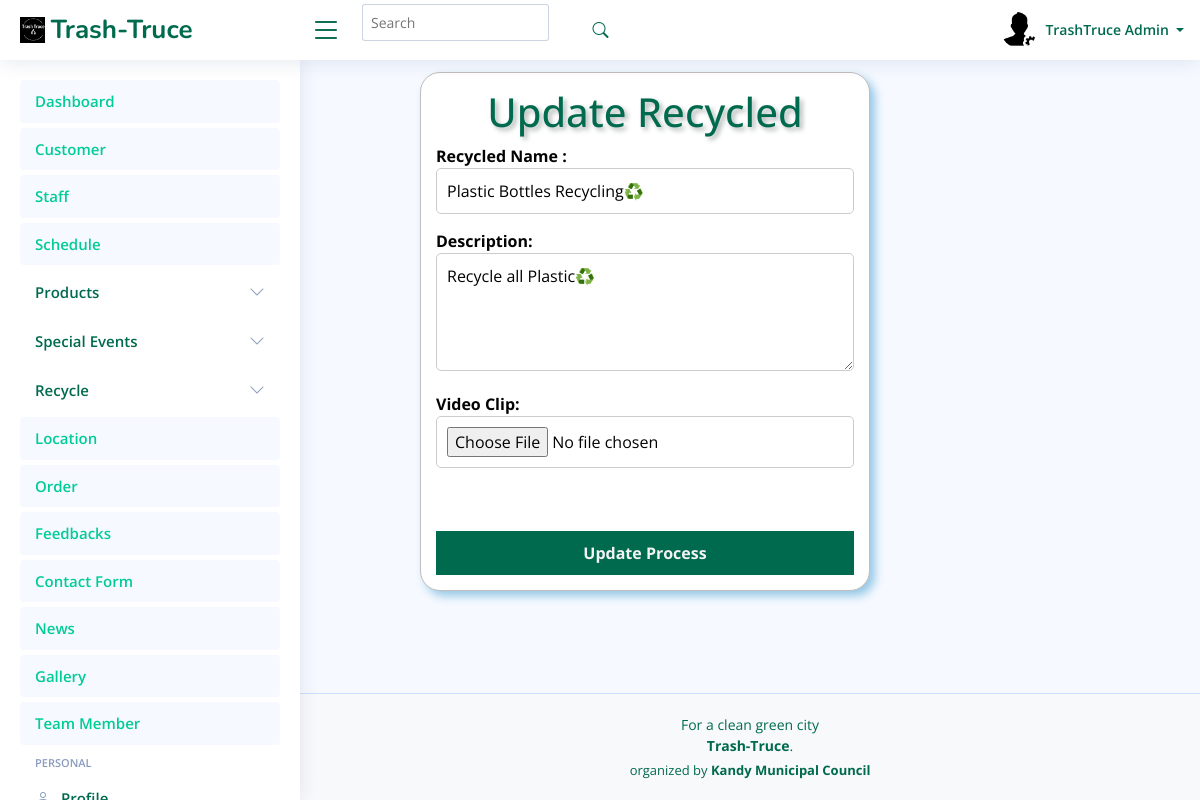
The page /admin_TrashTruce/EditRecycle.php?id=2 on the database its author committed.
### tables this page shows
CREATE TABLE `recycling_process` (
  `ID` int(11) NOT NULL,
  `Process_Name` text NOT NULL,
  `Process_Des` text NOT NULL,
  `Process_Vid` text NOT NULL
);

### FO/admin.php (called while the page is built, shortened)
<?php
class admin
{
    public static function GetAdmin($ID)
    {
        try {
            $query = "SELECT `ID`, `Full_Name`, `Image`, `About`, `Job`, `Address`, `Phone`, `Email`, `password` FROM `admin` WHERE `ID` = :ID ";
            $conn = Conn::GetConnection();
            $st = $conn->prepare($query);
            $st->bindValue(":ID", $ID, PDO::PARAM_INT);
            $st->execute();
            $r = $st->fetch(PDO::FETCH_ASSOC);
            if ($r) {
                $admin = new admin();
                $admin->ID = $r['ID'];
                $admin->fullname = $r['Full_Name'];
                $admin->image = $r['Image'];
                $admin->about = $r['About'];
                $admin->job = $r['Job'];
                $admin->address = $r['Address'];
                $admin->phone = $r['Phone'];
                $admin->email = $r['Email'];
                $admin->password = $r['password'];
                return $admin;
            }
            return null;
        } catch (Exception $th) {
            throw $th;
        }
    }
}
?>

### FO/Recycle.php (called while the page is built, shortened)
<?php
class Recycle
{
public static function GetProcess($pID)
    {
        try {
            $query = "SELECT `ID`, `Process_Name`, `Process_Des`, `Process_Vid` FROM `recycling_process`
                      WHERE `ID` = :ID";
            $conn = Conn::GetConnection();
            $st = $conn->prepare($query);
            $st->bindValue(":ID", $pID, PDO::PARAM_INT);
            $st->execute();
            $r = $st->fetch(PDO::FETCH_ASSOC);
            if ($r) {
                $process = new Recycle();
                $process->pID = $r['ID'];
                $process->pname = $r['Process_Name'];
                $process->pdesc = $r['Process_Des'];
                $process->pvid = $r['Process_Vid'];
                return $process;
            }
            return null;
        } catch (Exception $th) {
            throw $th;
        }
    }
}

### admin_TrashTruce/EditRecycle.php (the view, shortened to what this page needs)
<?php
include('../FO/Recycle.php');
?>
<!DOCTYPE html>
<html lang="en">
<head>
    <link rel="stylesheet" href="assets/css/AddP.css">
</head>
<body>
    <div>
        <?php
           include "Header.php";
         ?>;
     </div>
     <div class="main">
<div class="AddProduct">
        <h1>Update Recycled</h1>
            <form action="" method="post" enctype="multipart/form-data">
            <?php
            if (isset($_GET['id'])) {
                $process_id = $_GET['id'];
                $process = Recycle::GetProcess($process_id);
                if ($process) {
            ?>
                Recycled Name :
                <input type="text" name="PName" value="<?php echo $process->pname; ?>"><br>
                Description:
                <textarea name="PDes" cols="21" rows="4"><?php echo $process->pdesc; ?></textarea><br>
                Video Clip:
                <input type="file" name="PVid"><br><br><br>
                <?php
                }
            }
            ?>
                <button class="btnAddProduct" type="submit" name="UpdateProcess">Update Process</button>
            </form>
</div>
</div>
  <div>
  </div>
</body>
</html>

### admin_TrashTruce/Header.php (shortened to what this page needs)
<?php
include_once('../FO/admin.php');
?>
<!DOCTYPE html>
<html lang="en">
<head>
  <link href="assets/vendor/bootstrap/css/bootstrap.min.css" rel="stylesheet">
  <link href="assets/vendor/bootstrap-icons/bootstrap-icons.css" rel="stylesheet">
  <link href="assets/vendor/boxicons/css/boxicons.min.css" rel="stylesheet">
  <link href="assets/vendor/quill/quill.snow.css" rel="stylesheet">
  <link href="assets/vendor/quill/quill.bubble.css" rel="stylesheet">
  <link href="assets/vendor/remixicon/remixicon.css" rel="stylesheet">
  <link href="assets/vendor/simple-datatables/style.css" rel="stylesheet">
  <link href="assets/css/style.css" rel="stylesheet">
</head>
<body>
  <header id="header" class="header fixed-top d-flex align-items-center">
    <div class="d-flex align-items-center justify-content-between">
      <a href="index.html" class="logo d-flex align-items-center">
        <img src="assets/img/Untitled 1 (1).png" alt="">
        <span class="d-none d-lg-block">Trash-Truce</span>
      </a>
      <i class="bi bi-list toggle-sidebar-btn"></i>
    </div>
    <div class="search-bar">
      <form class="search-form d-flex align-items-center" method="GET" action="">
        <input type="text" name="search" placeholder="Search" value="<?php echo isset($_GET['search']) ? htmlspecialchars($_GET['search']) : ''; ?>" title="Enter search keyword">
        <button type="submit" title="Search"><i class="bi bi-search"></i></button>
      </form>
  </div>
    <nav class="header-nav ms-auto">
      <ul class="d-flex align-items-center">
        <li class="nav-item dropdown pe-3">
    <a class="nav-link nav-profile d-flex align-items-center pe-0" href="#" data-bs-toggle="dropdown">
        <?php
        $adminID = 1;
        $admin = admin::GetAdmin($adminID);
        if ($admin && !empty($admin->image)) {
            echo '<img src="' . $admin->image . '" alt="Profile" class="rounded-circle">';
        } else {
            echo '<img src="assets/img/default-profile-img.jpg" alt="Profile" class="rounded-circle">';
        }
        ?>
        <span class="d-none d-md-block dropdown-toggle ps-2">
            <?php
            if ($admin) {
                echo $admin->fullname;
            } else {
                echo "Admin Name";
            }
            ?>
        </span>
    </a>
        </li>
      </ul>
    </nav>
  </header>
  <aside id="sidebar" class="sidebar">
    <ul class="sidebar-nav" id="sidebar-nav">
      <li class="nav-item">
        <a class="nav-link " href="Dashboard.php">
          <span>Dashboard</span>
        </a>
      </li>
      <li class="nav-item">
        <a class="nav-link " href="Customer.php">
          <span>Customer</span>
        </a>
      </li>
      <li class="nav-item">
        <a class="nav-link " href="Staff.php">
          <span>Staff</span>
        </a>
      </li>
      <li class="nav-item">
        <a class="nav-link " href="Schedule.php">
          <span>Schedule</span>
        </a>
      </li>
      <li class="nav-item">
        <a class="nav-link collapsed" data-bs-target="#components-nav" data-bs-toggle="collapse" href="Products.php">
         <span>Products</span><i class="bi bi-chevron-down ms-auto"></i>
        </a>
      </li>
      <li class="nav-item">
        <a class="nav-link collapsed" data-bs-target="#components-nav" data-bs-toggle="collapse" href="#">
         <span>Special Events</span><i class="bi bi-chevron-down ms-auto"></i>
        </a>
      </li>
      <li class="nav-item">
        <a class="nav-link collapsed" data-bs-target="#components-nav" data-bs-toggle="collapse" href="#">
         <span>Recycle</span><i class="bi bi-chevron-down ms-auto"></i>
        </a>
      </li>
      <li class="nav-item">
        <a class="nav-link " href="Location.php">
          <span>Location</span>
        </a>
      </li>
      <li class="nav-item">
        <a class="nav-link " href="Order.php">
          <span>Order</span>
        </a>
      </li>
      <li class="nav-item">
        <a class="nav-link " href="Feedback.php">
          <span>Feedbacks</span>
        </a>
      </li>
      <li class="nav-item">
        <a class="nav-link " href="ContactUs.php">
          <span>Contact Form</span>
        </a>
      </li>
      <li class="nav-item">
        <a class="nav-link " href="News.php">
          <span>News</span>
        </a>
      </li>
      <li class="nav-item">
        <a class="nav-link " href="Gallery.php">
          <span>Gallery</span>
        </a>
      </li>
      <li class="nav-item">
        <a class="nav-link " href="Team.php">
          <span>Team Member</span>
        </a>
      </li>
      <li class="nav-heading">Personal</li>
      <li class="nav-item">
        <a class="nav-link collapsed" href="Profile.php">
          <i class="bi bi-person"></i>
          <span>Profile</span>
        </a>
      </li>
    </ul>
  </aside>
</body>
</html>

### admin_TrashTruce/assets/css/AddP.css (style rules this page uses)
body { font-family: "Open Sans", sans-serif; background: #f6f9ff; color: #444444; }
.AddProduct { border: 1px solid rgb(194, 188, 188); background-color: rgb(255, 255, 255); margin-left: 35%; width: 450px; padding: 15px; border-radius: 20px; box-shadow: 5px 5px 10px #94c8e6; color: rgb(3, 3, 3); font-size: 1em; font-weight: bold; text-align: left; margin-top: 4%; margin-bottom: 3%; }
.AddProduct h1 { text-align: center; color: #006A4E;; font-family: "Open Sans", sans-serif; text-shadow: 3px 3px 5px #afb4b4; font-size: 2.5em; }
form input[type="text"], form input[type="password"], form textarea, form select, form input[type="file"], form input[type="number"] { width: 100%; padding: 10px; margin-bottom: 15px; border: 1px solid #ccc; border-radius: 5px; box-sizing: border-box; }
button { background-color: #006A4E; color: rgb(243, 243, 243); border: none; border-radius: 10px; padding: 10px 20px; text-align: center; width: 100%; text-decoration: none; display: inline-block; font-size: 20px; font-weight: bold; font-family:cursive; margin: 4px 2px; cursor: pointer; align-items: center; margin-left: 95px; margin-top: 0px; }

### admin_TrashTruce/assets/css/style.css (style rules this page uses)
:root { scroll-behavior: smooth; }
body { font-family: "Open Sans", sans-serif; background:#f6f9ff; color: #444444; }
a { color: #00cc96; text-decoration: none; }
h1, h2, h3, h4, h5, h6 { font-family: "Nunito", sans-serif; }
.logo { line-height: 1; }
@media (min-width: 1200px) { .logo { width: 280px; } }
.logo img { max-height: 26px; margin-right: 6px; }
.logo span { font-size: 26px; font-weight: 700; color: #006A4E; font-family: "Nunito", sans-serif; }
.header { transition: all 0.5s; z-index: 997; height: 60px; box-shadow: 0px 2px 20px rgba(1, 41, 112, 0.1); background-color: #fff; padding-left: 20px; }
.header .toggle-sidebar-btn { font-size: 32px; padding-left: 10px; cursor: pointer; color: #006A4E; }
.header .search-bar { min-width: 360px; padding: 0 20px; }
.header .search-form { width: 100%; }
.header .search-form input { border: 0; font-size: 14px; color: #006A4E; border: 1px solid rgba(1, 41, 112, 0.2); padding: 7px 38px 7px 8px; border-radius: 3px; transition: 0.3s; width: 100%; }
.header .search-form button { border: 0; padding: 0; margin-left: -30px; background: none; }
.header .search-form button i { color: #006A4E; }
.header-nav ul { list-style: none; }
.header-nav>ul { margin: 0; padding: 0; }
.header-nav .nav-profile { color: #006A4E; }
.header-nav .nav-profile img { max-height: 36px; }
.header-nav .nav-profile span { font-size: 14px; font-weight: 600; }
.sidebar { position: fixed; top: 60px; left: 0; bottom: 0; width: 300px; z-index: 996; transition: all 0.3s; padding: 20px; overflow-y: auto; scrollbar-width: thin; scrollbar-color: #aab7cf transparent; box-shadow: 0px 0px 20px rgba(1, 41, 112, 0.1); background-color: #fff; }
@media (min-width: 1200px) { #main, #footer { margin-left: 300px; } }
.sidebar-nav { padding: 0; margin: 0; list-style: none; }
.sidebar-nav li { padding: 0; margin: 0; list-style: none; }
.sidebar-nav .nav-item { margin-bottom: 5px; }
.sidebar-nav .nav-heading { font-size: 11px; text-transform: uppercase; color: #899bbd; font-weight: 600; margin: 10px 0 5px 15px; }
.sidebar-nav .nav-link { display: flex; align-items: center; font-size: 15px; font-weight: 600; color: #00cc96; transition: 0.3; background: #f6f9ff; padding: 10px 15px; border-radius: 4px; }
.sidebar-nav .nav-link i { font-size: 16px; margin-right: 10px; color: #00cc96; }
.sidebar-nav .nav-link.collapsed { color: #006A4E; background: #fff; }
.sidebar-nav .nav-link.collapsed i { color: #899bbd; }
.sidebar-nav .nav-link .bi-chevron-down { margin-right: 0; transition: transform 0.2s ease-in-out; }
.footer { padding: 20px 0; font-size: 14px; transition: all 0.3s; border-top: 1px solid #cddfff; }
.footer .copyright { text-align: center; color: #006A4E; }
.footer .credits { padding-top: 5px; text-align: center; font-size: 13px; color: #006A4E; }
.logo img { max-width: 100%; height: auto; }

### rows shown on the page
recycling_process: PName "Plastic Bottles Recycling♻️", PDes "Recycle all Plastic♻️"

### other values the page prints
$admin->fullname "TrashTruce Admin"
